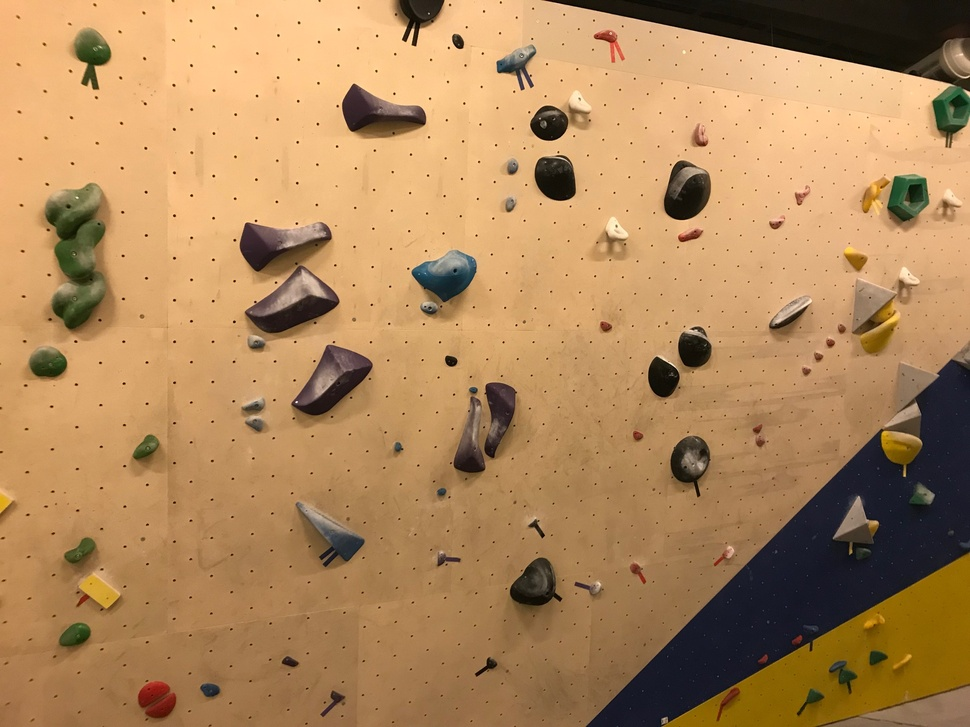
#> input picture Images/IMG_6260.jpg, 970 x 727 px, shrunk from 2016 x 1512 before the run, found by its file name
$ python test.py   (older library calls are emulated)
#> lines starting #> are read from the running program, lines starting #| are printed output that depends on the picture; after the words box and inside, x2 and y2 are one past the last pixel; in counts of white or black regions, pixels touching at a corner belong together
# [6 lines of commented-out code are left out]
import numpy as np
import cv2

img = cv2.imread('C:\\Users\\yodam\\Pictures\\Projet S2\\IMG_6260.jpg')
#> img is the input picture: shape (727, 970, 3); mean B, G, R 91.5, 136, 175.9
gray = cv2.cvtColor(img,cv2.COLOR_BGR2GRAY)
ret, thresh = cv2.threshold(gray,0,255,cv2.THRESH_BINARY_INV+cv2.THRESH_OTSU)
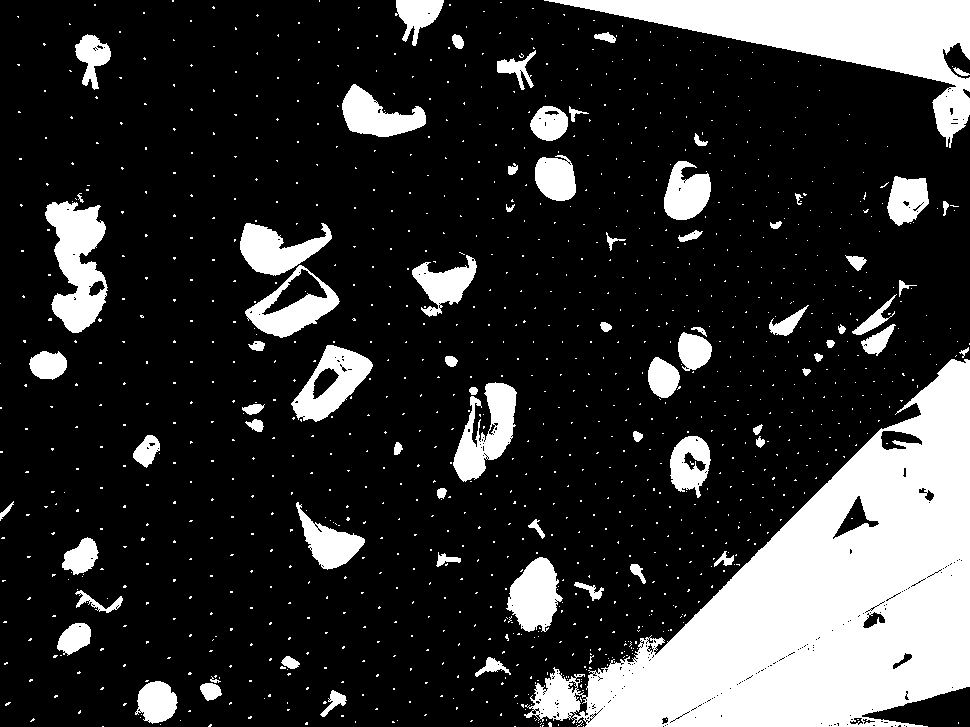
#> thresh: shape (727, 970); 20.6% white; 1150 white regions (1077 under 20 px), largest, box (x1, y1, x2, y2) and area: (524, 359, 970, 727) 73807, (544, 0, 970, 148) 19443, (45, 201, 108, 333) 4956
#> ret = 110
edges = cv2.Canny(gray, 0, 150, apertureSize = 3)
#> edges: shape (727, 970); 6% white in thin lines or dots

lines = cv2.HoughLines(edges, 1, np.pi/180, 200)
#> lines = [[926, 0.785]]
for rho,theta in lines[0]:
    a = np.cos(theta)
    b = np.sin(theta)
    x0 = a*rho
    y0 = b*rho
    x1 = int(x0 + 1000*(-b))
    y1 = int(y0 + 1000*(a))
    x2 = int(x0 - 1000*(-b))
    y2 = int(y0 - 1000*(a))

    cv2.line(img, (x1,y1),(x2,y2),(0,0,255),2)
#> this loop made 1 pass
#> (rho, theta, a, b, x0, y0, x1, y1) on pass 1: (926, 0.785, 0.707, 0.707, 654.8, 654.8, -52, 1361)
#> img: shape (727, 970, 3); 0.27% of pixels changed, all inside (x1, y1, x2, y2) = (581, 338, 970, 727)


#cv2.imwrite('img_test_relief.jpg', img)
cv2.namedWindow('A',cv2.WINDOW_NORMAL)
cv2.imshow('A', img)
cv2.waitKey(0)
cv2.destroyAllWindows()


cv2.namedWindow('A',cv2.WINDOW_NORMAL)
cv2.imshow('A', thresh)
cv2.waitKey(0)
cv2.destroyAllWindows()


# [16 lines of commented-out code are left out]
kernel = np.ones((3,3),np.uint8)
opening = cv2.morphologyEx(thresh,cv2.MORPH_OPEN,kernel, iterations = 2)
#> opening: shape (727, 970); 19.1% white; 75 white regions, largest, box (x1, y1, x2, y2) and area: (587, 360, 970, 727) 70754, (555, 0, 970, 137) 19295, (46, 202, 106, 333) 4825


# sure background area
sure_bg = cv2.dilate(opening,kernel,iterations=3)
#> sure_bg: shape (727, 970); 23.6% white; 61 white regions, largest, box (x1, y1, x2, y2) and area: (584, 357, 970, 727) 75954, (552, 0, 970, 140) 21516, (43, 199, 109, 336) 6515

cv2.namedWindow('A',cv2.WINDOW_NORMAL)
cv2.imshow('A', sure_bg)
cv2.waitKey(0)
cv2.destroyAllWindows()

# Finding sure foreground area
dist_transform = cv2.distanceTransform(opening,cv2.DIST_L2,5)
ret, sure_fg = cv2.threshold(dist_transform,0.7*dist_transform.max(),255,0)
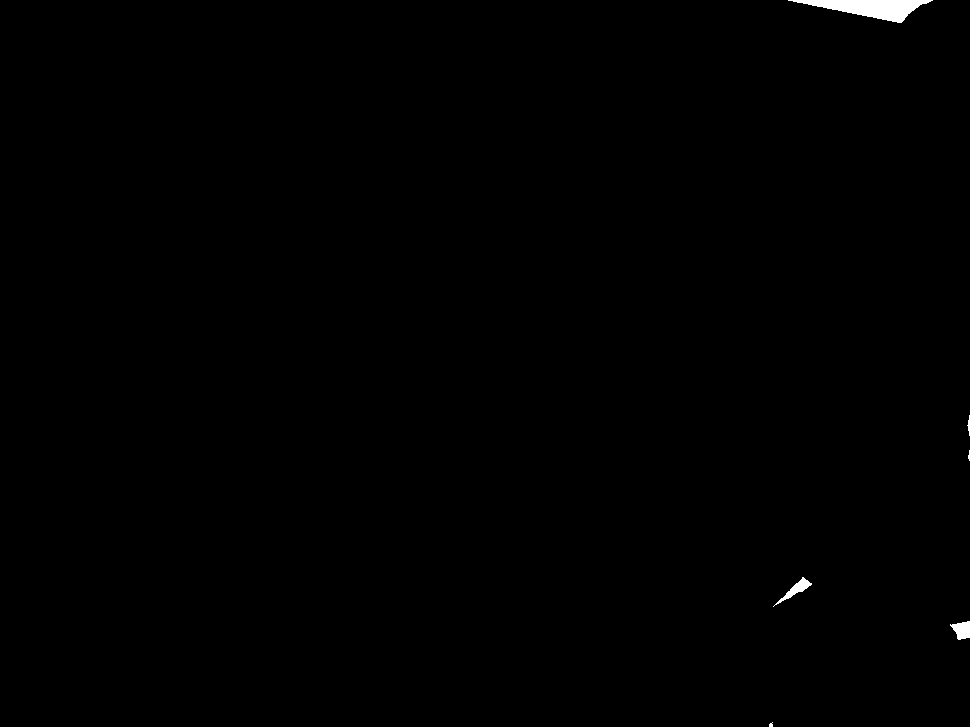
#> sure_fg: shape (727, 970) float32; 0.32% white; 6 white regions (2 under 20 px), largest, box (x1, y1, x2, y2) and area: (788, 0, 933, 23) 1652, (773, 577, 812, 607) 270, (950, 621, 970, 640) 257, (967, 415, 970, 436) 33
#> ret = 49.14

cv2.namedWindow('A',cv2.WINDOW_NORMAL)
cv2.imshow('A', dist_transform)
cv2.waitKey(0)
cv2.destroyAllWindows()

# Finding unknown region
sure_fg = np.uint8(sure_fg)
unknown = cv2.subtract(sure_bg,sure_fg)
#> unknown: shape (727, 970); 23.3% white; 61 white regions, largest, box (x1, y1, x2, y2) and area: (584, 357, 970, 727) 75364, (552, 0, 970, 140) 19864, (43, 199, 109, 336) 6515

# [6 lines of commented-out code are left out]
ret, markers = cv2.connectedComponents(sure_fg)
#> markers: shape (727, 970) int32; 7 distinct labels, from 0 to 6
#> ret = 7

# Add one to all labels so that sure background is not 0, but 1
markers = markers+1
#> markers: shape (727, 970) int32; 7 distinct labels, from 1 to 7

# Now, mark the region of unknown with zero
markers[unknown==255] = 0
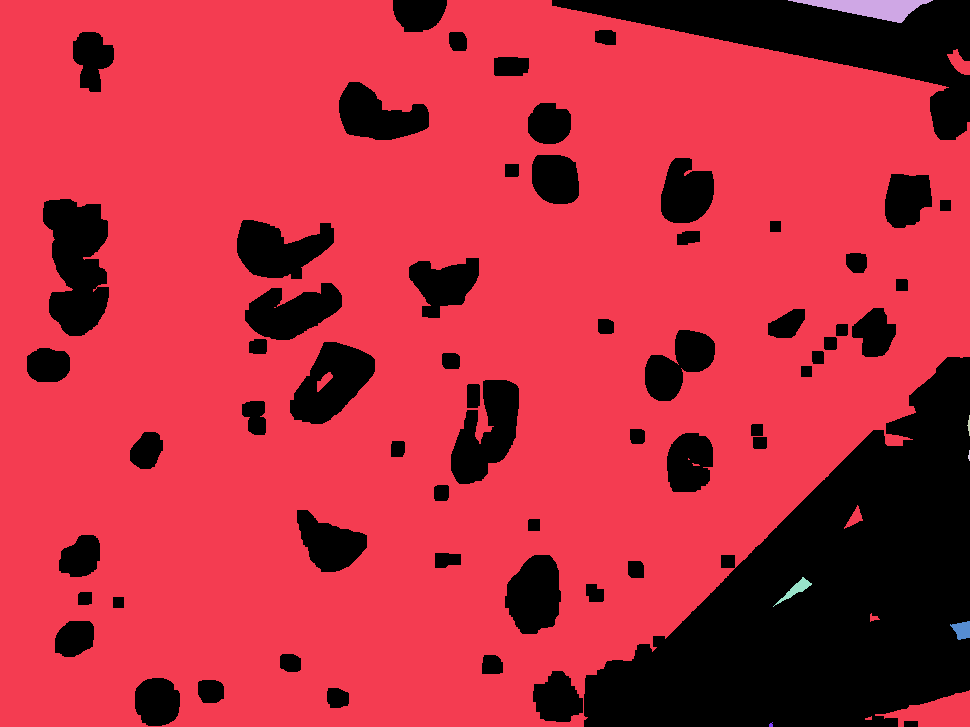
#> markers: shape (727, 970) int32; 8 distinct labels, from 0 to 7; one colour per label, 0 black

#cv2.imshow('A', img)
#cv2.waitKey(0)
#cv2.destroyAllWindows()

markers = cv2.watershed(img,markers)
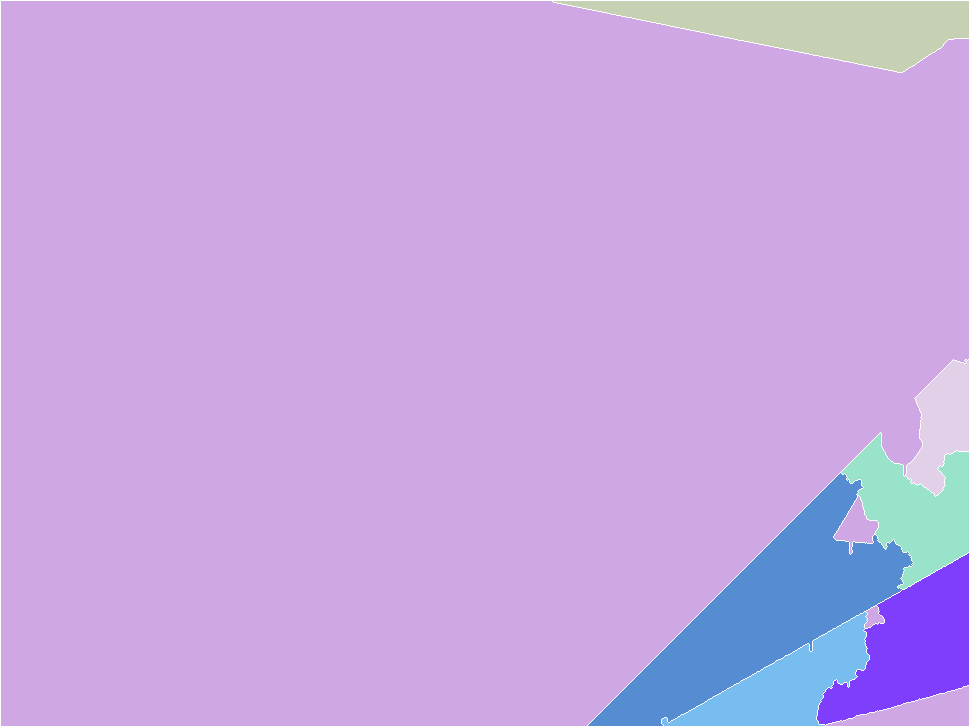
#> markers: shape (727, 970) int32; 8 distinct labels, from -1 to 7; one colour per label, 0 black, -1 white
img[markers == -1] = [255,0,0]
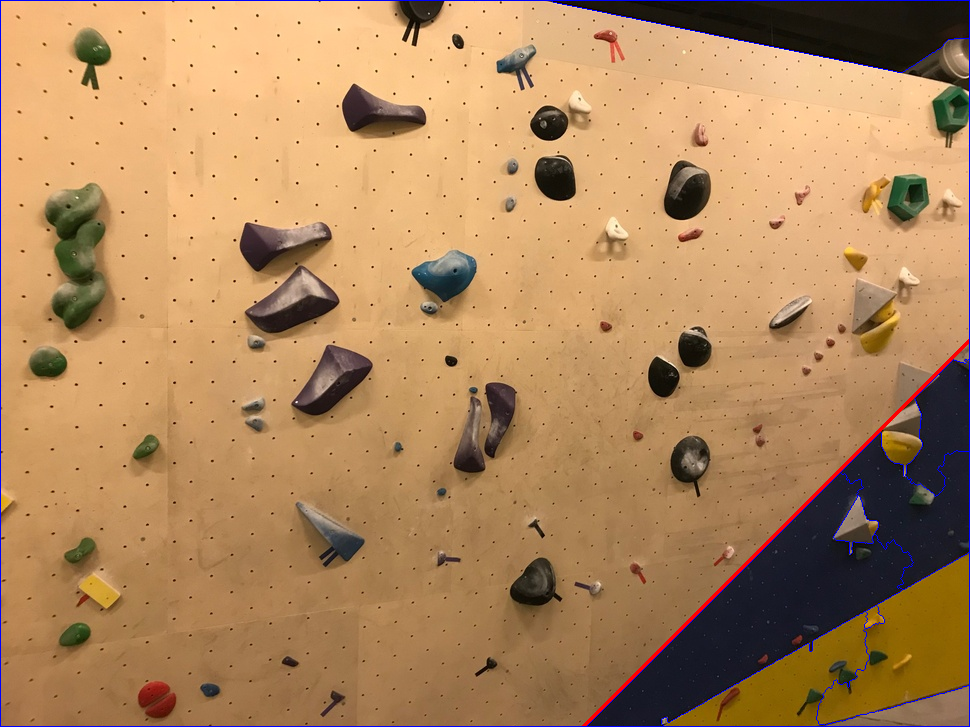
#> img: shape (727, 970, 3); mean B, G, R 92.8, 135.1, 175.3

cv2.namedWindow('A',cv2.WINDOW_NORMAL)
cv2.imshow('A', img)
cv2.waitKey(0)
cv2.destroyAllWindows()

$ run again, with Images/IMG_6241.jpg copied over Images/IMG_6260.jpg
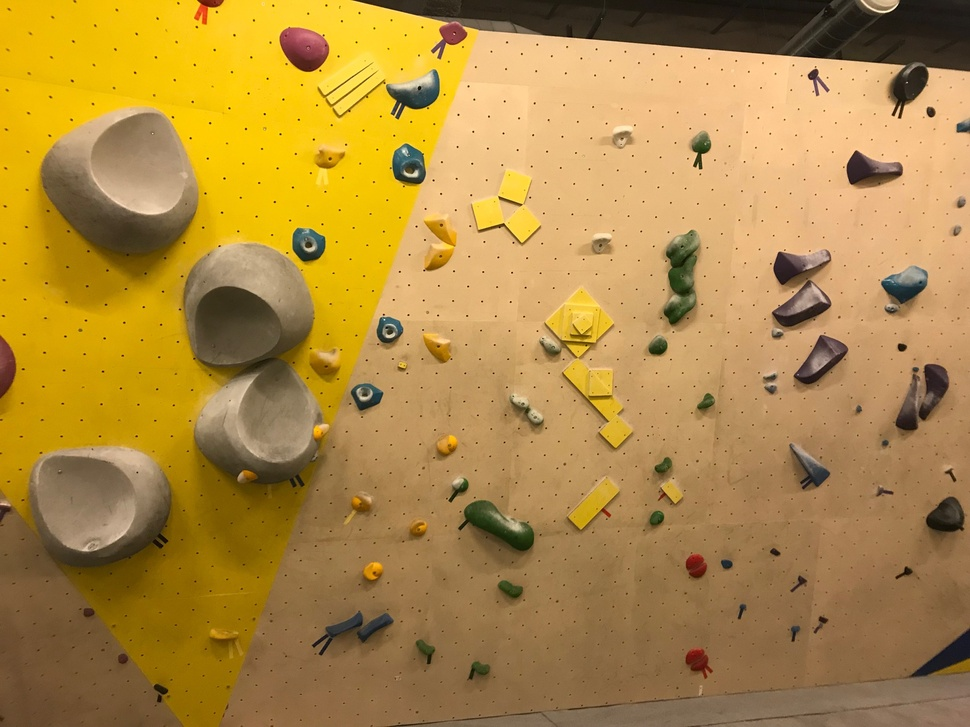
#> input picture Images/IMG_6241.jpg, 970 x 727 px, shrunk from 2016 x 1512 before the run, found by its file name
#> img is the input picture: shape (727, 970, 3); mean B, G, R 68.1, 138.4, 175.5
#> `ret, thresh = cv2.threshold(gray,0,255,cv2.THRESH_BINARY_INV+cv2.THRES..`:
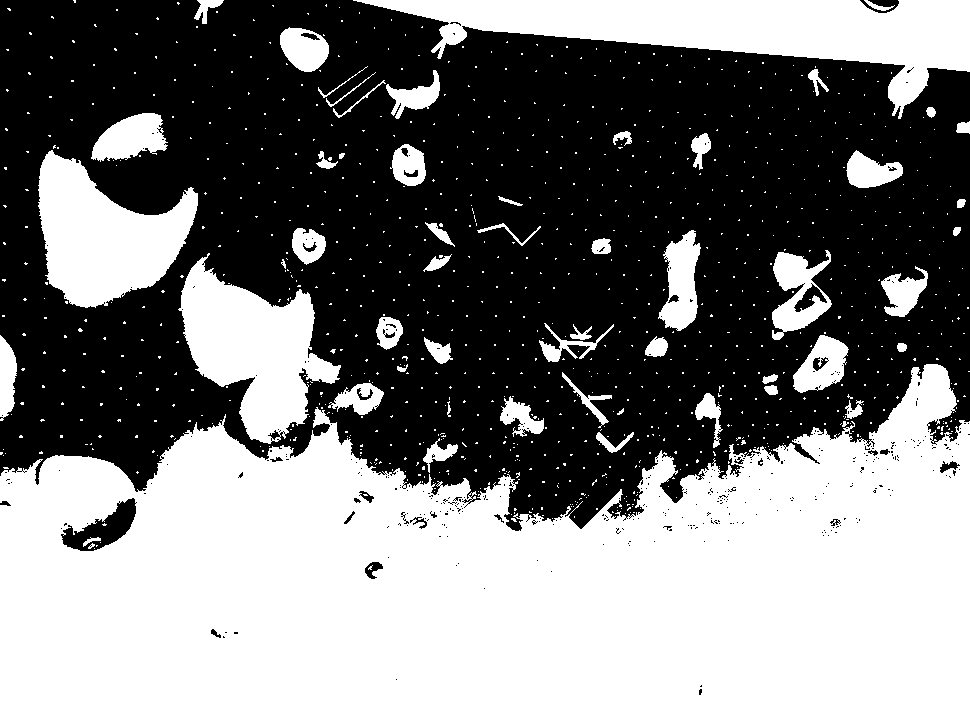
#> thresh: shape (727, 970); 48.7% white; 1004 white regions (948 under 20 px), largest, box (x1, y1, x2, y2) and area: (0, 364, 970, 727) 254893, (353, 0, 970, 119) 28202, (178, 253, 341, 444) 15387
#> `ret, thresh = cv2.threshold(gray,0,255,cv2.THRESH_BINARY_INV+cv2.THRES..`: ret = 140
#> edges: shape (727, 970); 7.6% white in thin lines or dots
#> lines = [[756, 1.48], [-13, 1.66], [765, 1.47]]
#> the loop `for rho,theta in lines[0]:` made 1 pass
#> (rho, theta, a, b, x0, y0, x1, y1) on pass 1: (756, 1.48, 0.0872, 0.996, 65.89, 753.1, -930, 840)
#> opening: shape (727, 970); 47.1% white; 53 white regions, largest, box (x1, y1, x2, y2) and area: (0, 364, 970, 727) 251056, (362, 0, 970, 106) 28004, (181, 261, 339, 443) 15108
#> sure_bg: shape (727, 970); 51.7% white; 11 black regions (6 under 20 px), largest, box (x1, y1, x2, y2) and area: (0, 0, 970, 527) 339009, (66, 502, 133, 548) 1172, (866, 0, 896, 10) 195, (248, 442, 269, 455) 133, (453, 500, 467, 508) 66
#> `ret, sure_fg = cv2.threshold(dist_transform,0.7*dist_transform.max(),2..`: ret = 161.1
#> unknown: shape (727, 970); 50.6% white; 13 black regions (6 under 20 px), largest, box (x1, y1, x2, y2) and area: (0, 0, 970, 527) 339009, (856, 640, 970, 727) 6087, (0, 695, 80, 727) 1770
#> `ret, markers = cv2.connectedComponents(sure_fg)`: ret = 3
#> `img[markers == -1] = [255,0,0]`:
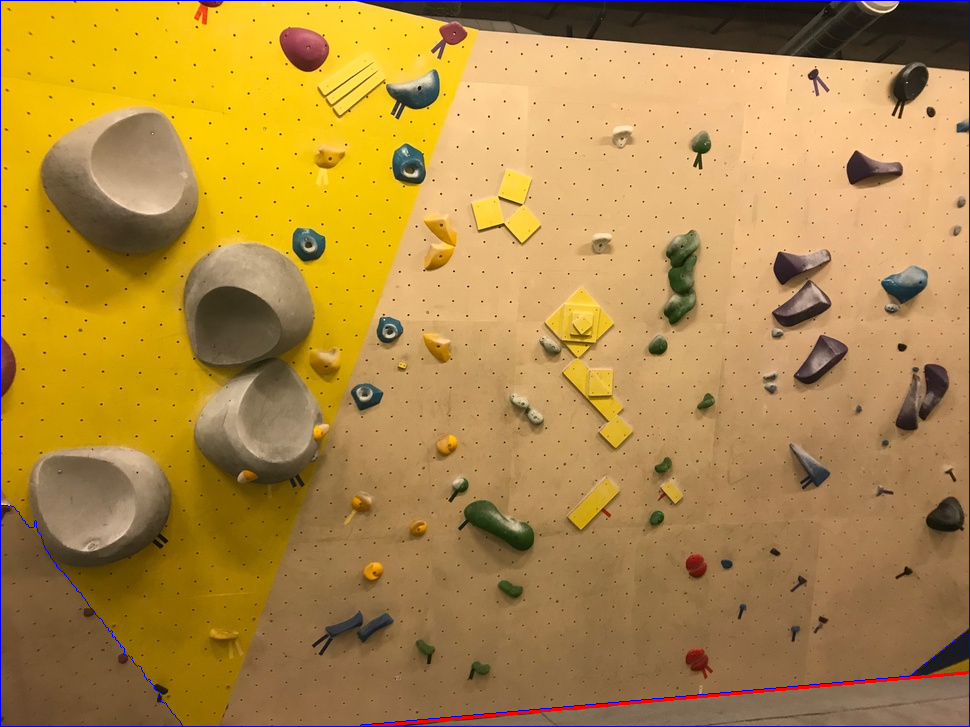
#> img: shape (727, 970, 3); mean B, G, R 69.2, 137.5, 175
